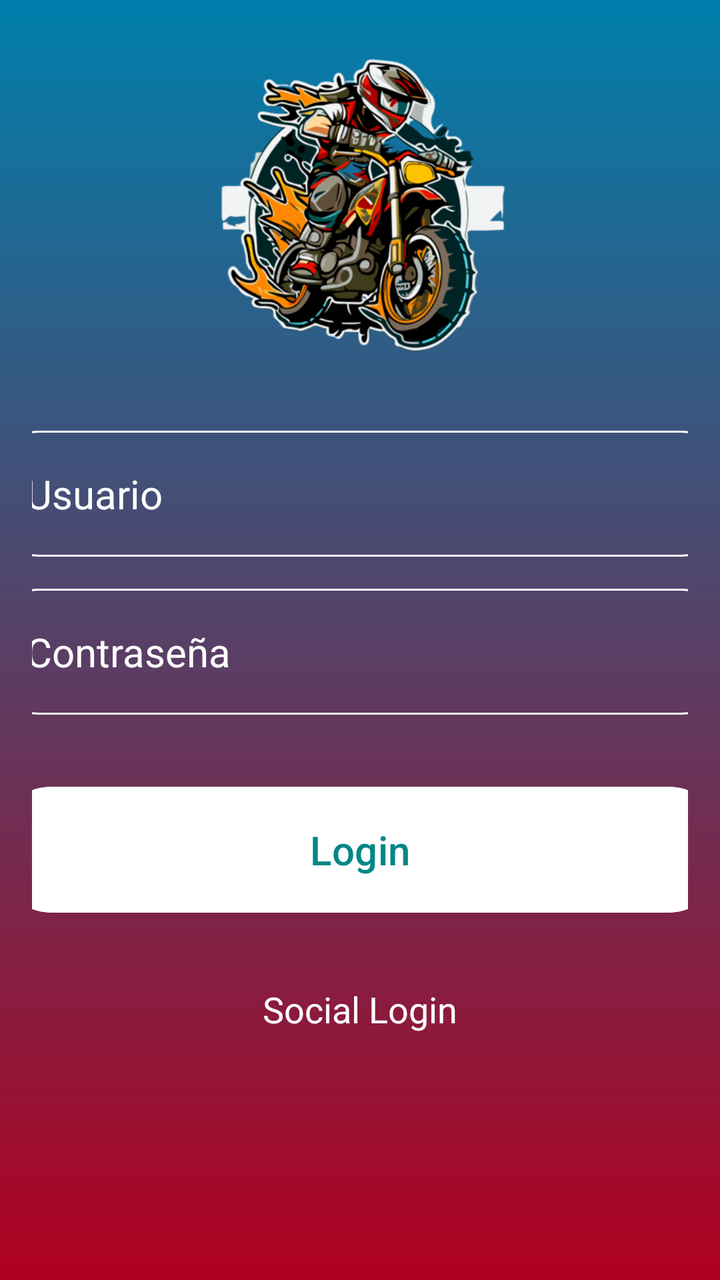
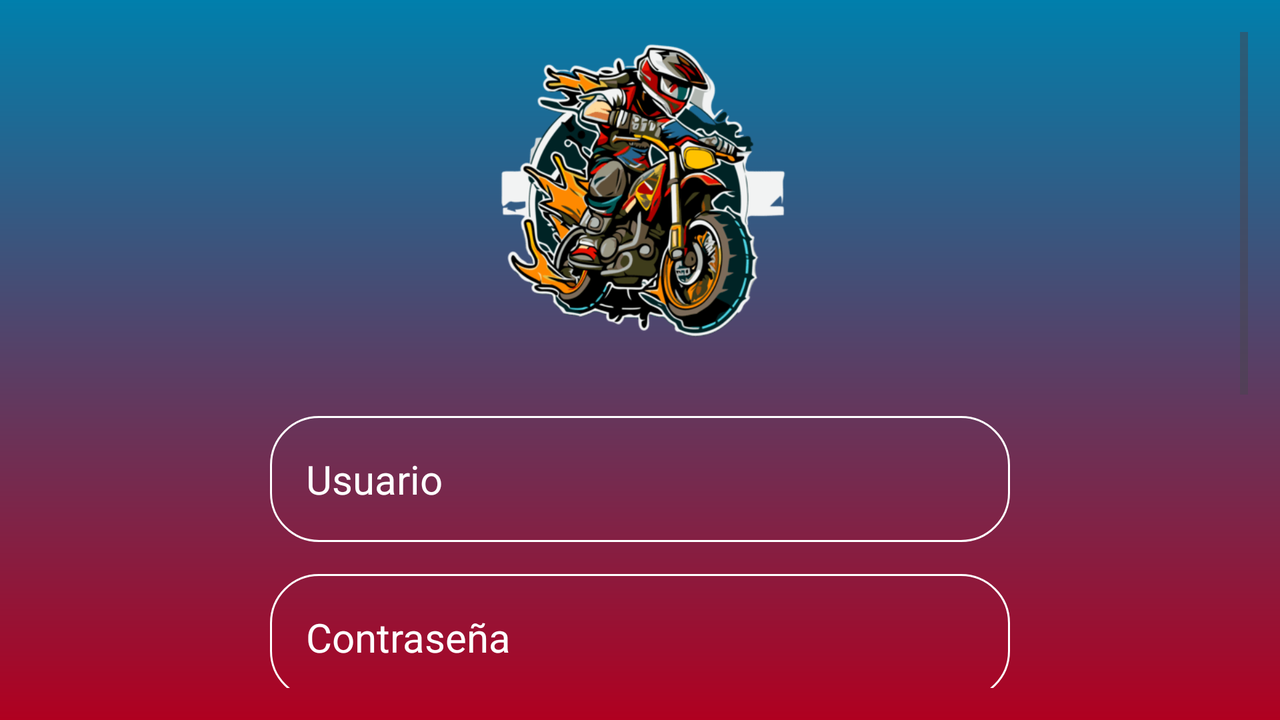

An Android layout and its configuration variant, each rendered on a device that would load it. The default file and the variant file are quoted in full after the pictures.
<!-- AndroidManifest.xml: application theme Theme.Login_RedSocial -->
<!-- res/layout/activity_main.xml -->
<?xml version="1.0" encoding="utf-8"?>
<RelativeLayout xmlns:android="http://schemas.android.com/apk/res/android"
    xmlns:app="http://schemas.android.com/apk/res-auto"
    xmlns:tools="http://schemas.android.com/tools"
    android:id="@+id/main"
    android:layout_width="match_parent"
    android:layout_height="match_parent"
    android:background="@drawable/background_login"
    android:gravity="center"
    android:padding="16dp"
    
    tools:context=".MainActivity">



    <LinearLayout
        android:layout_width="match_parent"
        android:layout_height="wrap_content"
        android:gravity="center"
        android:orientation="vertical">


    <ImageView
        android:layout_width="160dp"
        android:layout_height="160dp"
        android:src="@drawable/logoapp" />

    <EditText
            android:layout_width="370dp"
            android:layout_height="wrap_content"
            android:layout_marginTop="32dp"
            android:hint="Usuario"
            android:textColor="@color/white"
            android:textColorHint="@color/white"
            android:textSize="20sp"
            android:background="@drawable/rounded_corner"
            android:padding="18dp"
            android:inputType="text"
            android:id="@+id/usuario_imput"/>

        <EditText
            android:layout_width="370dp"
            android:layout_height="wrap_content"
            android:layout_marginTop="16dp"
            android:hint="Contraseña"
            android:textColor="@color/white"
            android:textColorHint="@color/white"
            android:textSize="20sp"
            android:background="@drawable/rounded_corner"
            android:padding="18dp"
            android:inputType="textPassword"
            android:id="@+id/Password_imput"/>


        <Button
            android:id="@+id/Login_btn"
            android:layout_width="370dp"
            android:layout_height="wrap_content"
            android:text="Login"
            android:backgroundTint="@color/white"
            android:textColor="@color/design_default_color_secondary_variant"
            android:padding="18dp"
            android:layout_marginTop="32dp"
            android:textSize="20sp" />

        <TextView
            android:layout_width="wrap_content"
            android:layout_height="wrap_content"
            android:text="Social Login"
            android:textSize="18sp"
            android:textColor="@color/white"
            android:layout_marginTop="32dp"/>


    <LinearLayout
        android:layout_width="match_parent"
        android:layout_height="wrap_content"
        android:layout_marginTop="8dp"
        android:gravity="center"
        android:orientation="horizontal">

        <ImageView
            android:id="@+id/google_btn"
            android:layout_width="50dp"
            android:layout_height="60dp"
            android:layout_margin="16dp"
            android:src="@drawable/icono_google2" />

        <ImageView
            android:id="@+id/microsoft_btn"
            android:layout_width="50dp"
            android:layout_height="55dp"
            android:layout_margin="16dp"
            android:src="@drawable/icono_microsoft" />



    </LinearLayout>


    </LinearLayout>


</RelativeLayout>
<!-- resources referenced by this layout -->
<resources>
  <color name="white">#FFFFFFFF</color>
  <!-- drawable background_login (drawable) -->
  <?xml version="1.0" encoding="utf-8"?>
  
  <shape xmlns:android="http://schemas.android.com/apk/res/android">
  
      <gradient android:type="linear" android:angle="100"
          android:startColor="@color/material_dynamic_primary50" android:endColor="@color/design_default_color_error"/>
  </shape>
  <!-- drawable logoapp: jpg bitmap (drawable, 39668 bytes) -->
  <!-- drawable rounded_corner (drawable) -->
  <?xml version="1.0" encoding="utf-8"?>
  
  <shape xmlns:android="http://schemas.android.com/apk/res/android"
  
      android:shape="rectangle"
  
      >
      <corners android:radius="24dp"/>
      <stroke android:width="1dip" android:color="@color/white"/>
  
  
  
  
  </shape>
  <style name="Theme.Login_RedSocial" parent="Base.Theme.Login_RedSocial" />
  <style name="Base.Theme.Login_RedSocial" parent="Theme.Material3.DayNight.NoActionBar">
          
          
      </style>
</resources>
<!-- res/layout-land/activity_main.xml (the repository's variant of the layout above) -->
<!-- drawn on the phone turned sideways -->
<?xml version="1.0" encoding="utf-8"?>
<RelativeLayout xmlns:android="http://schemas.android.com/apk/res/android"
    xmlns:app="http://schemas.android.com/apk/res-auto"
    xmlns:tools="http://schemas.android.com/tools"
    android:id="@+id/main"
    android:layout_width="match_parent"
    android:layout_height="match_parent"
    android:background="@drawable/background_login"
    android:gravity="center"
    android:padding="16dp"

    tools:context=".MainActivity">



    <ScrollView
        android:layout_width="match_parent"
        android:layout_height="match_parent"
        android:fillViewport="true">

    <LinearLayout
        android:layout_width="match_parent"
        android:layout_height="wrap_content"
        android:gravity="center"
        android:orientation="vertical">


        <ImageView
            android:layout_width="160dp"
            android:layout_height="160dp"
            android:src="@drawable/logoapp" />

        <EditText
            android:layout_width="370dp"
            android:layout_height="wrap_content"
            android:layout_marginTop="32dp"
            android:hint="Usuario"
            android:textColor="@color/white"
            android:textColorHint="@color/white"
            android:textSize="20sp"
            android:background="@drawable/rounded_corner"
            android:padding="18dp"
            android:inputType="text"
            android:id="@+id/usuario_imput"/>

        <EditText
            android:layout_width="370dp"
            android:layout_height="wrap_content"
            android:layout_marginTop="16dp"
            android:hint="Contraseña"
            android:textColor="@color/white"
            android:textColorHint="@color/white"
            android:textSize="20sp"
            android:background="@drawable/rounded_corner"
            android:padding="18dp"
            android:inputType="textPassword"
            android:id="@+id/Password_imput"/>


        <Button
            android:layout_width="370dp"
            android:layout_height="wrap_content"
            android:text="Login"
            android:backgroundTint="@color/white"
            android:textColor="@color/design_default_color_secondary_variant"
            android:padding="18dp"
            android:layout_marginTop="32dp"
            android:textSize="20sp"
            android:id="@+id/Login_btn"/>

        <TextView
            android:layout_width="wrap_content"
            android:layout_height="wrap_content"
            android:text="Social Login"
            android:textSize="18sp"
            android:textColor="@color/white"
            android:layout_marginTop="32dp"/>


        <LinearLayout
            android:layout_width="match_parent"
            android:layout_height="wrap_content"
            android:layout_marginTop="8dp"
            android:gravity="center"
            android:orientation="horizontal">

            <ImageView
                android:id="@+id/google_btn"
                android:layout_width="50dp"
                android:layout_height="60dp"
                android:layout_margin="16dp"
                android:src="@drawable/icono_google2" />

            <ImageView
                android:id="@+id/microsoft_btn"
                android:layout_width="50dp"
                android:layout_height="55dp"
                android:layout_margin="16dp"
                android:src="@drawable/icono_microsoft" />



        </LinearLayout>


    </LinearLayout>
    </ScrollView>


</RelativeLayout>
